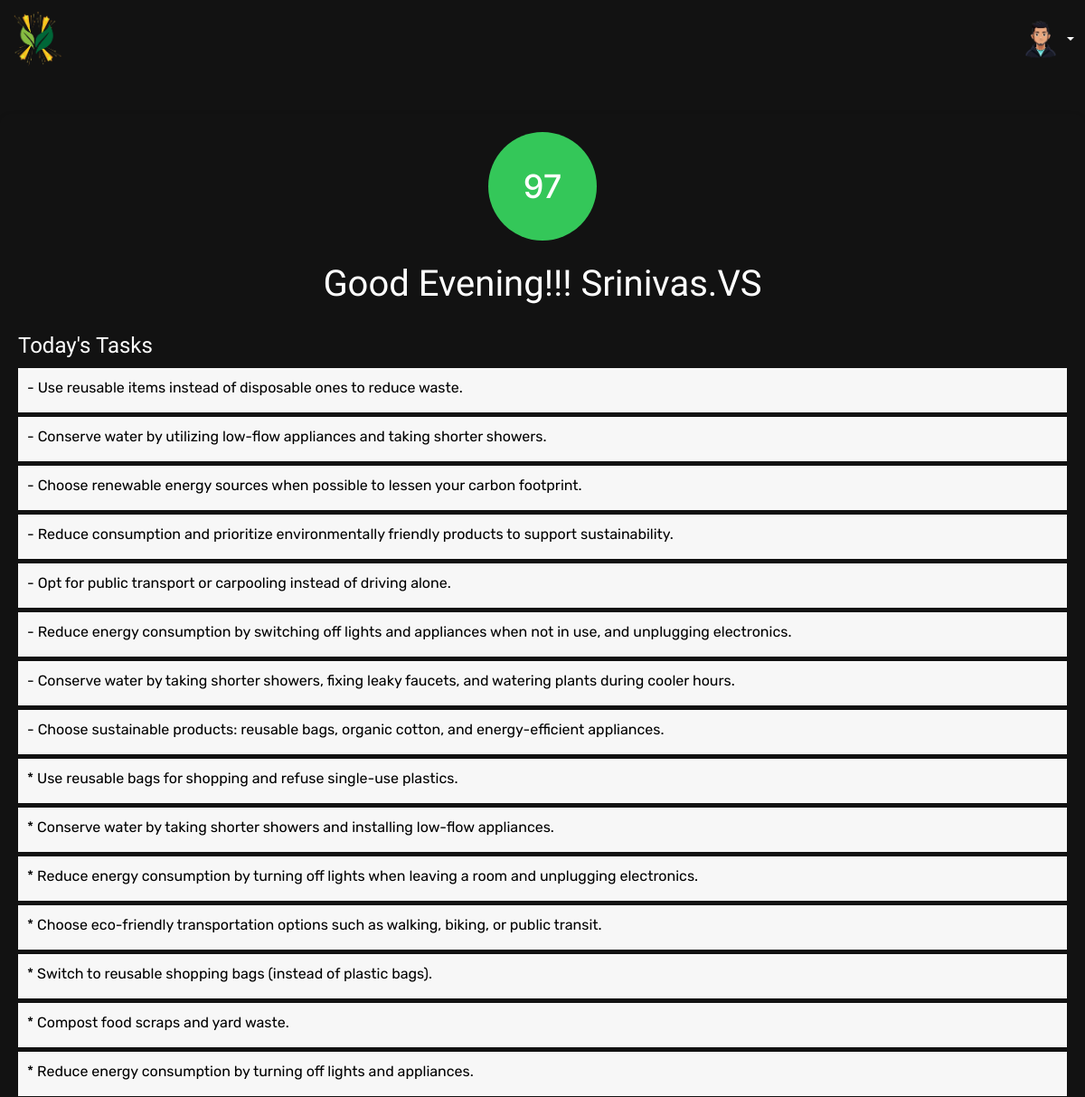
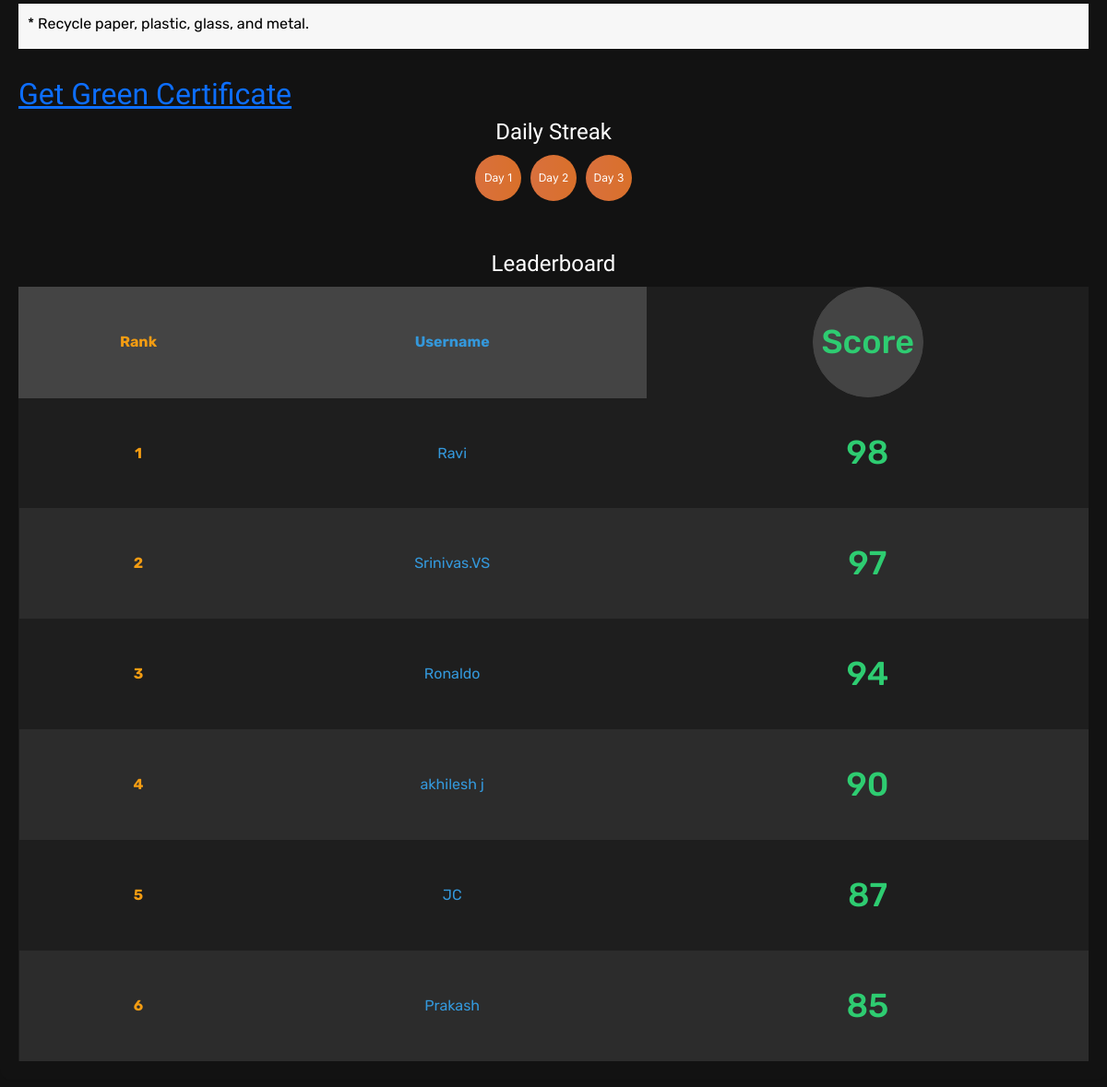
Screenshot of /dashboard (signed in) with the database file from the repository (2 pictures, top to bottom).
### app.py (models this page shows)
class User(db.Model, UserMixin):
    id = db.Column(db.Integer, primary_key=True)
    username = db.Column(db.String(150), unique=True, nullable=False)
    password = db.Column(db.String(60), nullable=False)
    score = db.Column(db.Integer,unique=False)
    tasks = db.relationship("Task",backref="user",lazy=True)

class Task(db.Model):
    id = db.Column(db.Integer,primary_key=True)
    info = db.Column(db.String(200),nullable=False)
    user_id = db.Column(db.Integer,db.ForeignKey("user.id"),nullable=False)

### app.py (the view)
@app.route('/dashboard')
@login_required
def dashboard():
    score = current_user.score
    tasks_recv = current_user.tasks
    tasks = []
    for task in tasks_recv:
        tasks.append(task.info)
    streak = 3
    leaderboard = User.query.order_by(User.score.desc()).limit(6).all()
    leaderboard_data = [{'username': user.username, 'score': user.score} for user in leaderboard]
    return render_template("dashboard.html",score=score,tasks=tasks,streak=streak,leaderboard=leaderboard_data,user=current_user)

### app.py (called while the page is built)
@login_manager.user_loader
def load_user(user_id):
    return User.query.get(int(user_id))

### templates/dashboard.html (shortened to what this page needs)
<!DOCTYPE html>
<html lang="en">
<head>
    <link href="https://cdn.jsdelivr.net/npm/bootstrap@5.3.0-alpha3/dist/css/bootstrap.min.css" rel="stylesheet">
</head>
<body>
</body>
<nav class="navbar navbar-expand-lg navbar-dark" style="background: none; border-bottom: none;">
    <div class="container-fluid">
        <a class="navbar-brand" href="#">
            <img src="{{ url_for('static', filename='logo.png') }}" alt="Logo" style="height: 60px;">
        </a>
        <div class="dropdown ms-auto">
            <a class="nav-link dropdown-toggle d-flex align-items-center" href="#" id="navbarDropdown" role="button"
                data-bs-toggle="dropdown" aria-expanded="false" style="text-decoration: none;">
                <img src="{{ url_for('static', filename='avatar-placeholder.png') }}" alt="Avatar"
                    class="rounded-circle" style="height: 50px; width: 50px;">
            </a>
        </div>
    </div>
</nav>
<div class="container">
    <div class="score-container">
        <div class="score {{ 'score-green' if score > 60 else 'score-red' }}">
            {{ score }}
        </div>
        <br />
        <h1>Good Evening!!! {{user.username}}</h1>
    </div>
    <div class="tasks">
        <h2>Today's Tasks</h2>
        <ul>
            {% for task in tasks %}
            <li>
                <div class="task-box">
                    <a class="ref-link" href="#" style="text-decoration: none;color: black;">{{ task }}</a>
                </div>
            </li>
            {% endfor %}
        </ul>
    </div>
    <a href="{{url_for('cert')}}">
        <h2>Get Green Certificate</h2>
    </a>
    <div class="streak-counter">
        <h2>Daily Streak</h2>
        <div class="streak-dots">
            {% for day in range(1, streak + 1) %}
            <div class="streak-dot">{{ 'Day ' + day|string }}</div>
            {% endfor %}
        </div>
    </div>
    <br>
    <div class="leaderboard">
        <h2>Leaderboard</h2>
        <table class="leaderboard-table">
            <thead>
                <tr>
                    <th class="rank">Rank</th>
                    <th class="username">Username</th>
                    <th class="score">Score</th>
                </tr>
            </thead>
            <tbody>
                {% for user in leaderboard %}
                <tr>
                    <td class="rank">{{ loop.index }}</td>
                    <td class="username">{{ user.username }}</td>
                    <td class="score">{{ user.score }}</td>
                </tr>
                {% endfor %}
            </tbody>
        </table>
    </div>
</div>
</body>
</html>

### templates/dashboard.html (style rules this page uses)
.navbar { background-color: #1e1e1e; }
h1, h2, h3, h4, h5, h6 { font-family: 'Borel', cursive; }
body, p, li, td, th { font-family: 'Rubik', sans-serif; }
html, body { overflow-x: hidden; margin: 0; padding: 0; }
* { box-sizing: border-box; }
.container { max-width: 100vw; overflow-x: hidden; }
.container { -ms-overflow-style: none; scrollbar-width: none; }
body { font-family: 'Inter', sans-serif; margin: 0; padding: 0; background-color: #121212; ; color: white; overflow-y: scroll; overflow-x: hidden; }
.container { max-width: 1200px; margin: 40px auto; padding: 20px; border-radius: 12px; box-shadow: 0 4px 8px rgba(0, 0, 0, 0.1); }
.score-container { text-align: center; margin-bottom: 30px; }
.score { width: 120px; height: 120px; border-radius: 50%; display: flex; align-items: center; justify-content: center; font-size: 36px; font-weight: 500; color: #fff; margin: 0 auto; position: relative; transition: all 0.3s ease-in-out; }
.score-green { background-color: #34C759; }
.tasks { margin-bottom: 30px; }
.tasks h2 { font-size: 24px; font-weight: 500; margin-bottom: 10px; }
.tasks ul { list-style: none; padding: 0; }
.tasks li { background-color: #f7f7f7; margin: 5px 0; padding: 10px; font-size: 16px; transition: all 0.3s ease-in-out; color: black; }
.streak-counter { text-align: center; }
.streak-counter h2 { font-size: 24px; font-weight: 500; margin-bottom: 10px; }
.streak-dots { display: flex; justify-content: center; }
.streak-dot { width: 50px; height: 50px; border-radius: 50%; background: linear-gradient(to right, #D9703D, #D9702A); margin: 0 5px; display: flex; align-items: center; justify-content: center; color: #fff; font-size: 12px; transition: all 0.3s ease-in-out; }
.leaderboard { margin-top: 30px; }
.leaderboard h2 { font-size: 24px; font-weight: 500; margin-bottom: 10px; text-align: center; }
.leaderboard-table { width: 100%; border-collapse: collapse; margin-top: 10px; background-color: #1e1e1e; color: #fff; border-radius: 8px; overflow: hidden; box-shadow: 0 4px 8px rgba(0, 0, 0, 0.2); }
.leaderboard-table thead { background-color: #333; }
.leaderboard-table th, .leaderboard-table td { padding: 12px; text-align: center; border: 1px solid #444; }
.leaderboard-table th { background-color: #444; color: #fff; }
.leaderboard-table tr:nth-child(even) { background-color: #2c2c2c; }
.leaderboard-table tr:nth-child(odd) { background-color: #1e1e1e; }
.leaderboard-table .rank { color: #f39c12; font-weight: bold; }
.leaderboard-table .username { color: #3498db; }
.leaderboard-table .score { color: #2ecc71; }
.leaderboard-table td { border: none; background: none; padding: 12px; }
.leaderboard-table { border-radius: 0; box-shadow: none; }
.leaderboard-table td { color: #fff; }
body { width: 100%; overflow-x: hidden; overflow-y: hidden; }
.task-box { padding-bottom: 5px; }

### rows the page displays
User: username "Srinivas.VS", score "97"
Task: info "- Use reusable items instead of disposable ones to reduce waste."
Task: info "- Conserve water by utilizing low-flow appliances and taking shorter showers."
Task: info "- Choose renewable energy sources when possible to lessen your carbon footprint."
Task: info "- Reduce consumption and prioritize environmentally friendly products to support sustainability."
Task: info "- Opt for public transport or carpooling instead of driving alone."
Task: info "- Reduce energy consumption by switching off lights and appliances when not in use, and unplugging electronics."
Task: info "- Conserve water by taking shorter showers, fixing leaky faucets, and watering plants during cooler hours."
Task: info "- Choose sustainable products: reusable bags, organic cotton, and energy-efficient appliances."
Task: info "* Use reusable bags for shopping and refuse single-use plastics."
Task: info "* Conserve water by taking shorter showers and installing low-flow appliances."
Task: info "* Reduce energy consumption by turning off lights when leaving a room and unplugging electronics."
Task: info "* Choose eco-friendly transportation options such as walking, biking, or public transit."
Task: info "* Switch to reusable shopping bags (instead of plastic bags)."
Task: info "* Compost food scraps and yard waste."
Task: info "* Reduce energy consumption by turning off lights and appliances."
Task: info "* Recycle paper, plastic, glass, and metal."
User: username "Ravi", score "98"
User: username "Ronaldo", score "94"
User: username "akhilesh j", score "90"
User: username "JC", score "87"
User: username "Prakash", score "85"

### other values shown
{{ score }} "97"
{{ 'Day ' + day|string }} "Day 1" "Day 2" "Day 3"
